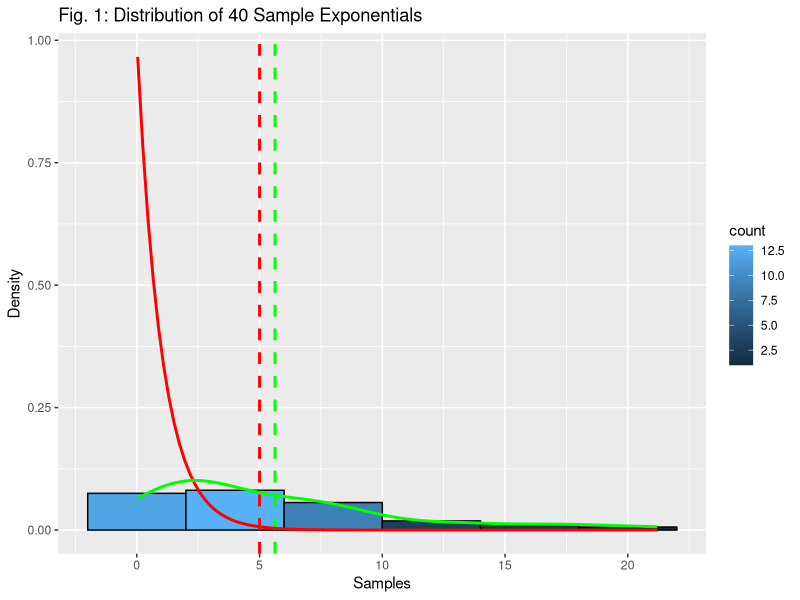
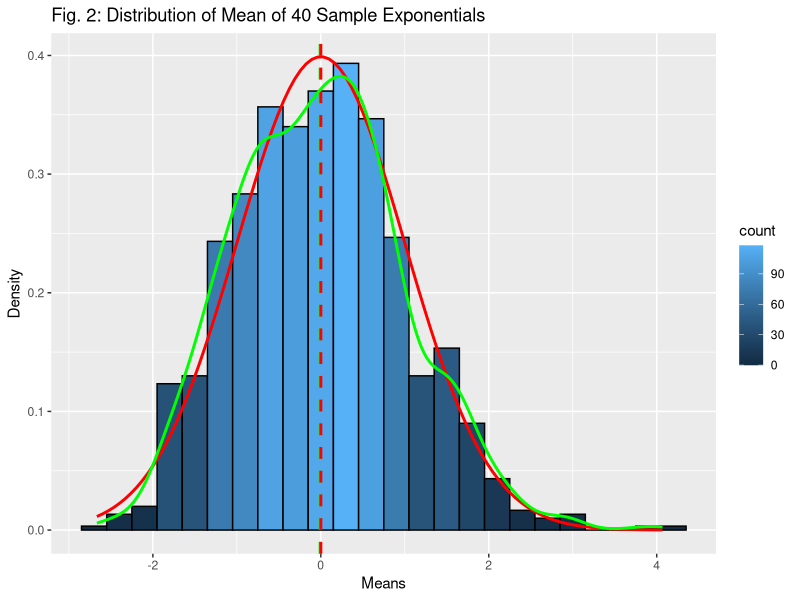

Generate these figures, in order, with R:
set.seed(31)

# Set the experimental parameters
lambda <- 0.2 # parameter for exponential random variable
i <- 40       # number of random variables generated per trial
n <- 1000     # number of trials

# Generate exponential random variables
Xi <- rexp(i, lambda) 
df <- data.frame(Xi)

# Compare the sample and theoretical means
X_bar <- mean(Xi) # sample mean of random variables
X <- 1/lambda # mean of an exponential distribution, also the standard deviation
df_x <- data.frame(means=c(X_bar, X), row.names = c("Sample Mean", "Theoretical Mean"))

library(ggplot2)

g1 <- ggplot(df, aes(x=Xi))
g1 <- g1 + geom_histogram(binwidth=4, color="black", aes(y=..density.., fill=..count..))
g1 <- g1 + geom_vline(data=df_x, aes(xintercept=means, show_guide = TRUE), 
                      color=c("green", "red"), linetype="dashed", size=1)
g1 <- g1 + stat_function(fun = dexp, color = "red", arg = list(rate = lambda), size = 1)
g1 <- g1 + geom_density(color = "green", size = 1)
g1 <- g1 + labs(title='Fig. 1: Distribution of 40 Sample Exponentials', x='Samples', y='Density')
print(g1)

# Generate averages of 40 exponential random variables
df_mns <- data.frame(means = numeric(n))
for(ii in 1:n){
  df_mns[ii,] = mean(rexp(i, lambda))
}

# Normalize the generated averages
SE <- X/sqrt(i)
df_mns$norm <- (df_mns$means - X) / SE

# Calculate the sample mean, sample variance, theoretical mean, and theoretical variance
X_mns_bar <- mean(df_mns$means)
Var_X <- X*X / i
S2 <- var(df_mns$means)
df_x_mns <- data.frame(mean = c(X_mns_bar, X), variance = c(S2, Var_X), row.names = c('sample', 'theoretical'))

g2 <- ggplot(df_mns, aes(x=norm))
g2 <- g2 + geom_histogram(binwidth=.3, color="black", aes(y=..density.., fill=..count..))
g2 <- g2 + geom_vline(data=df_x_mns, aes(xintercept=mean-X, show_guide = TRUE), color=c("green", "red"), linetype="dashed", size=1)
g2 <- g2 + stat_function(fun = dnorm, color = "red", size = 1)
g2 <- g2 + geom_density(color = "green", size = 1)
g2 <- g2 + labs(title='Fig. 2: Distribution of Mean of 40 Sample Exponentials', x='Means', y='Density')
print(g2)